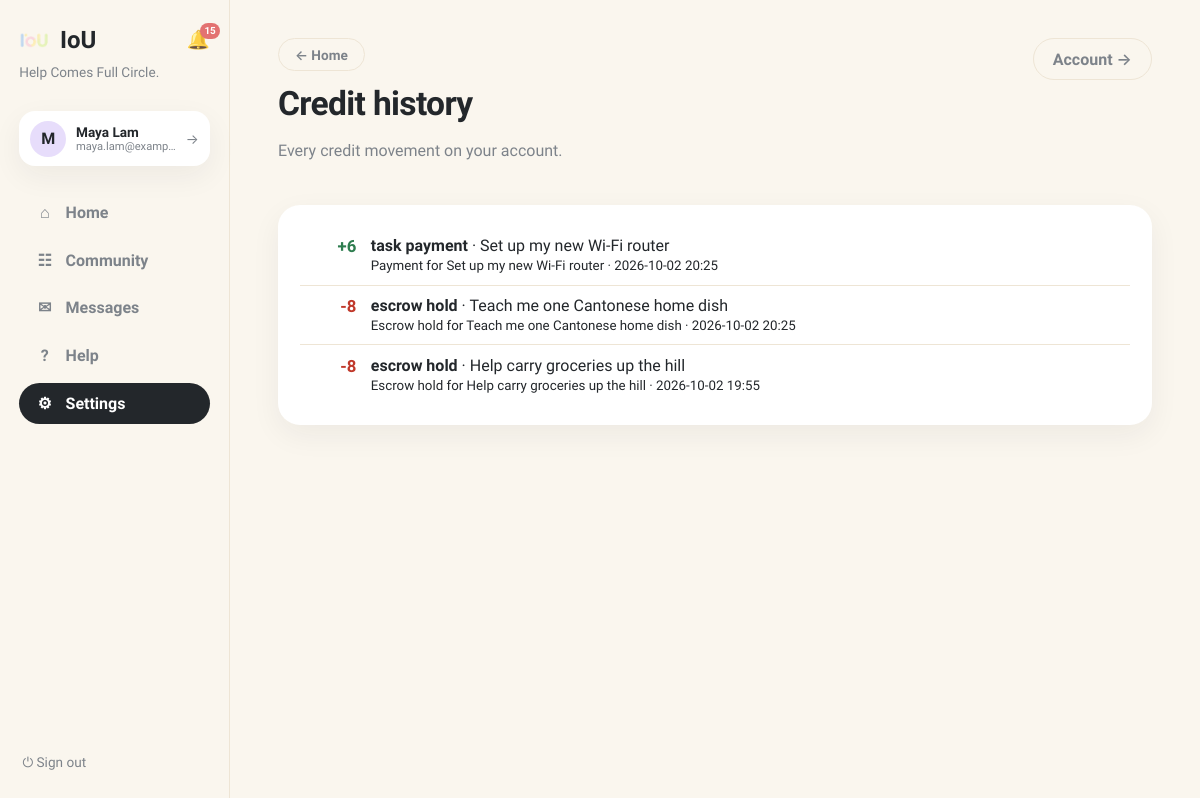
Screenshot of /history (signed in) with the database file from the repository.
### tables this page shows
CREATE TABLE users (
                id INTEGER PRIMARY KEY, name TEXT NOT NULL, email TEXT UNIQUE NOT NULL,
                password TEXT NOT NULL, balance INTEGER NOT NULL DEFAULT 0,
                held_balance INTEGER NOT NULL DEFAULT 0,
                is_moderator INTEGER NOT NULL DEFAULT 0
            , language TEXT NOT NULL DEFAULT 'en', address TEXT, district TEXT, hkid TEXT, address_id TEXT, age INTEGER, birthday TEXT, skills TEXT NOT NULL DEFAULT '', community_helper INTEGER NOT NULL DEFAULT 0, created_at TEXT);

CREATE TABLE ledger (
                id INTEGER PRIMARY KEY, user_id INTEGER NOT NULL, request_id INTEGER,
                kind TEXT NOT NULL, amount INTEGER NOT NULL, description TEXT NOT NULL,
                created_at TEXT NOT NULL, FOREIGN KEY(user_id) REFERENCES users(id),
                FOREIGN KEY(request_id) REFERENCES requests(id)
            );

CREATE TABLE requests (
                id INTEGER PRIMARY KEY, title TEXT NOT NULL, description TEXT NOT NULL,
                category TEXT NOT NULL, requester_id INTEGER NOT NULL,
                status TEXT NOT NULL DEFAULT 'open', provider_id INTEGER,
                requester_value INTEGER, requester_buffer INTEGER,
                provider_value INTEGER, provider_buffer INTEGER,
                agreed_value INTEGER, negotiation_deadline TEXT,
                effort_minutes INTEGER, complexity INTEGER, quality_score INTEGER,
                completed_at TEXT,
                created_at TEXT NOT NULL, location TEXT, needed_by TEXT, urgency TEXT, meetup_date TEXT, meetup_time TEXT, meetup_location TEXT, preferred_time TEXT, completion_note TEXT, completion_evidence TEXT, confirm_requester INTEGER NOT NULL DEFAULT 0, confirm_provider INTEGER NOT NULL DEFAULT 0, started_at TEXT, provider_completed_at TEXT, requester_confirmed_at TEXT, release_at TEXT, proof_path TEXT, proof_status TEXT, dispute_eligible INTEGER NOT NULL DEFAULT 1, dispute_window_days INTEGER NOT NULL DEFAULT 3, settlement_value INTEGER,
                FOREIGN KEY(requester_id) REFERENCES users(id),
                FOREIGN KEY(provider_id) REFERENCES users(id)
            );

### app.py (the view)
@app.get("/history", response_class=HTMLResponse)
def credit_history(request: Request):
    user = current_user(request)
    if not user:
        return RedirectResponse("/login", status_code=303)
    with db() as connection:
        ledger = connection.execute(
            """SELECT l.*, r.title FROM ledger l LEFT JOIN requests r ON r.id=l.request_id
               WHERE l.user_id=? ORDER BY l.created_at DESC""", (user["id"],)
        ).fetchall()
    return render(request, "history.html", page="account", ledger=ledger)

### templates/history.html (shortened to what this page needs)
{% extends "base.html" %}
{% block content %}
<header class="page-head">
  <div>
    <a class="btn-ghost btn-back" href="/">← Home</a>
    <h1 style="margin-top:.8rem">Credit history</h1>
    <p class="muted">Every credit movement on your account.</p>
  </div>
  <a class="btn-ghost" href="/account">Account →</a>
</header>
<div class="card">
  <ul class="ledger-list">
  {% for item in ledger %}
    <li><span class="ledger-amount {% if item.amount > 0 %}pos{% else %}neg{% endif %}">{{ '+' if item.amount > 0 else '' }}{{ item.amount }}</span><div><b>{{ item.kind.replace('_',' ') }}</b>{% if item.title %} · {{ item.title }}{% endif %}<br><small>{{ item.description }} · {{ item.created_at[:16]|replace('T',' ') }}</small></div></li>
  {% else %}<li class="empty">No credit activity yet.</li>{% endfor %}
  </ul>
</div>
{% endblock %}

### templates/base.html (shortened to what this page needs)
<!doctype html>
<html lang="en"><head><link rel="stylesheet" href="/static/style.css"></head>
<body class="app-body">
<nav class="sidebar">
  <div class="brand-row">
    <a class="brand" href="/"><img class="brand-logo" src="/static/iou-logo.png" alt="IoU logo">IoU</a>
    <a class="bell {% if page == 'notifications' %}active{% endif %}" href="/notifications" title="Notifications">🔔{% if unread_notifs or unread_msgs %}<span class="bell-badge">{{ (unread_notifs or 0) + (unread_msgs or 0) }}</span>{% endif %}</a>
  </div>
  <p class="brand-tag">Help Comes Full Circle.</p>
  <a class="side-user" href="/account" title="Your account">
    <div class="avatar">{{ user.name[0] }}</div>
    <div class="sidebar-user-meta"><b>{{ user.name }}</b><small>{{ user.email }}</small></div>
    <span class="side-user-arrow">→</span>
  </a>
  <div class="nav-links">
    <a class="nav-link {% if page == 'home' %}active{% endif %}" href="/"><span class="nav-ico">⌂</span>Home</a>
    <a class="nav-link {% if page == 'browse' %}active{% endif %}" href="/browse"><span class="nav-ico">☷</span>Community</a>
    <a class="nav-link {% if page == 'messages' %}active{% endif %}" href="/messages"><span class="nav-ico">✉</span>Messages{% if unread_msgs %}<span class="unread-dot"></span>{% endif %}</a>
    <a class="nav-link {% if page == 'help' %}active{% endif %}" href="/help"><span class="nav-ico">?</span>Help</a>
    <a class="nav-link {% if page == 'account' %}active{% endif %}" href="/account"><span class="nav-ico">⚙</span>Settings</a>
  </div>
  <form method="post" action="/logout" class="side-logout"><button class="link-button" title="Sign out">⏻ Sign out</button></form>
</nav>
<main class="content {% block content_class %}{% endblock %}">{% block content %}{% endblock %}</main>
</body></html>

### static/style.css (style rules this page uses)
:root { --bg:#faf6ee; --ink:#23272b; --muted:#7d838a; --line:#eee5d5; --yellow:#fdeab2; --green:#dff0bd; --pink:#fbd5e2; --purple:#e7ddfb; --blue:#d7eafb; --peach:#fbdfca; --card:#ffffff; --shadow:0 10px 30px rgba(35,39,43,.06); --radius:22px; }
* { box-sizing:border-box }
body { margin:0;font-family:Sora,Inter,system-ui,sans-serif;color:var(--ink);background:var(--bg) }
h1 { font-size:2.1rem;font-weight:800;margin:.2rem 0;letter-spacing:-.02em }
p { line-height:1.55 }
a { color:inherit }
.muted,.empty { color:var(--muted) }
.app-body { display:flex;min-height:100vh }
.sidebar { width:230px;flex-shrink:0;padding:1.6rem 1.2rem;display:flex;flex-direction:column;gap:.4rem;border-right:1px solid var(--line);position:sticky;top:0;height:100vh }
.brand { display:flex;align-items:center;gap:.5rem;font-size:1.5rem;font-weight:800;text-decoration:none }
.brand-tag { color:var(--muted);font-size:.85rem;margin:.2rem 0 1.4rem 0;line-height:1.4 }
.nav-links { display:flex;flex-direction:column;gap:.4rem }
.nav-link { display:flex;align-items:center;gap:.7rem;text-decoration:none;font-weight:600;padding:.7rem 1rem;border-radius:999px;color:var(--muted) }
.nav-link.active { background:var(--ink);color:#fff }
.nav-ico { width:1.2rem;text-align:center }
.avatar { width:36px;height:36px;border-radius:50%;background:var(--purple);display:flex;align-items:center;justify-content:center;font-weight:800 }
.sidebar-user-meta { flex:1;min-width:0 }
.sidebar-user-meta b { display:block;font-size:.85rem;white-space:nowrap;overflow:hidden;text-overflow:ellipsis }
.sidebar-user-meta small { color:var(--muted);font-size:.7rem;display:block;white-space:nowrap;overflow:hidden;text-overflow:ellipsis }
.link-button { background:none;border:0;font-size:1.1rem;cursor:pointer;color:var(--muted);padding:.2rem }
.content { flex:1;max-width:1440px;margin:0 auto;padding:2.4rem 3rem 5rem;width:100% }
.page-head { display:flex;justify-content:space-between;align-items:flex-start;gap:1rem;margin-bottom:1.6rem }
.card { background:var(--card);border-radius:var(--radius);padding:1.3rem 1.4rem;box-shadow:var(--shadow) }
button { font:inherit;cursor:pointer }
.btn-ghost { display:inline-block;background:none;border:1.5px solid var(--line);border-radius:999px;padding:.6rem 1.2rem;font-weight:600;color:var(--muted);text-decoration:none }
.ledger-list { list-style:none;margin:0;padding:0 }
.ledger-list li { display:flex;gap:.9rem;align-items:flex-start;padding:.65rem 0;border-bottom:1px solid var(--line) }
.ledger-list li:last-child { border-bottom:0 }
.ledger-amount { font-weight:800;font-size:1.05rem;min-width:56px;text-align:right }
.ledger-amount.pos { color:#2e7d4f }
.ledger-amount.neg { color:#c0392b }
.btn-back { padding:.45rem 1rem;font-size:.85rem }
.bell { display:inline-flex;position:relative;font-size:1.15rem;text-decoration:none;margin-top:.6rem;opacity:.85 }
.bell-badge { position:absolute;top:-6px;right:-10px;background:#e05c5c;color:#fff;font-size:.62rem;font-weight:700;min-width:16px;height:16px;border-radius:8px;display:flex;align-items:center;justify-content:center;padding:0 4px }
.brand-row { display:flex;align-items:center;justify-content:space-between;gap:.5rem }
.brand-logo { height:16px;width:auto;border-radius:4px }
.brand-row .bell { margin-top:0 }
.side-user { display:flex;align-items:center;gap:.6rem;background:var(--card);border-radius:16px;padding:.6rem .7rem;box-shadow:var(--shadow);text-decoration:none;color:inherit;margin-bottom:1.2rem }
.side-user-arrow { color:var(--muted);font-size:.85rem }
.side-logout { margin-top:auto }
.side-logout .link-button { font-size:.85rem;display:flex;align-items:center;gap:.4rem }

### rows the page displays
users: name "M", name "Maya Lam", email "maya.lam@examp…"
ledger: amount "+", amount "6", kind.replace "task payment", title "Set up my new Wi-Fi router", description "Payment for Set up my new Wi-Fi router", created_at "2026-10-02 20:25"
ledger: amount "-8", kind.replace "escrow hold", title "Teach me one Cantonese home dish", description "Escrow hold for Teach me one Cantonese home dish", created_at "2026-10-02 20:25"
ledger: amount "-8", kind.replace "escrow hold", title "Help carry groceries up the hill", description "Escrow hold for Help carry groceries up the hill", created_at "2026-10-02 19:55"

### other values shown
{{ (unread_notifs or 0) + (unread_msgs or 0) }} "15"
